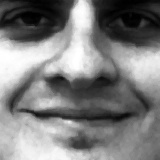
#> input picture w3/hr/1b.jpg, 160 x 160 px; its folder holds only this picture in this run
$ python '下采样_上采样.py'
#> lines starting #> are read from the running program, lines starting #| are printed output that depends on the picture
import cv2
import os

def downsample_image(image, scale_factor):
    # 获取图像的原始高度和宽度
    height, width = image.shape[:2]
    # 计算下采样后的高度和宽度
    new_height = int(height * scale_factor)
    new_width = int(width * scale_factor)
    # 进行下采样
    downsampled_image = cv2.resize(image, (new_width, new_height), interpolation=cv2.INTER_NEAREST)
    return downsampled_image

def upsample_image(image, scale_factor):
    # 获取图像的原始高度和宽度
    height, width = image.shape[:2]
    # 计算上采样后的高度和宽度
    new_height = int(height * scale_factor)
    new_width = int(width * scale_factor)
    # 进行上采样，使用 cv2.INTER_NEAREST 插值方法
    upsampled_image = cv2.resize(image, (new_width, new_height), interpolation=cv2.INTER_NEAREST)
    return upsampled_image
def crop_image(image, target_size=120):
    height, width = image.shape[:2]
    # 确保图像足够大以进行裁剪
    if height < target_size or width < target_size:
        print("图像尺寸太小，无法裁剪成 150x150。")
        return None
    # 计算裁剪的起始位置，这里从图像中心裁剪
    start_x = (width - target_size) // 2
    start_y = (height - target_size) // 2
    end_x = start_x + target_size
    end_y = start_y + target_size
    # 裁剪图像
    cropped_image = image[start_y:end_y, start_x:end_x]
    return cropped_image
if __name__ == "__main__":
    # 输入文件夹路径，包含待处理的图像
    input_folder = "hr/"
    # 输出文件夹路径，用于保存上采样后的图像
    output_folder = "lr_train/"
    output_folder_hr = "hr_train/"
    # 如果输出文件夹不存在，则创建它
    os.makedirs(output_folder,exist_ok=True)
    os.makedirs(output_folder_hr,exist_ok=True)

    # 下采样的缩放因子，这里设置为 0.25 表示将图像的尺寸缩小为原来的四分之一
    scale_factor = 1/4
    # 遍历输入文件夹中的所有文件
    for filename in os.listdir(input_folder):
        if filename.endswith(('.png', '.jpg', '.jpeg')):
            # 构建完整的图像文件路径
            image_path = os.path.join(input_folder, filename)
            # 读取图像
            image = cv2.imread(image_path)
#> image is the input picture: shape (160, 160, 3); min 0, max 255, mean 125.8
            if image is not None:
                # 进行下采样
                cropped_image = crop_image(image)
#> in crop_image, `cropped_image = image[start_y:end_y, start_x:end_x]`:
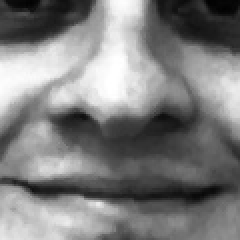
#> cropped_image: shape (120, 120, 3) (shown 2 times larger); min 1, max 255, mean 125.9
                down_img = downsample_image(cropped_image, scale_factor)
#> in downsample_image, `downsampled_image = cv2.resize(image, (new_width, new_height), interpo..`:
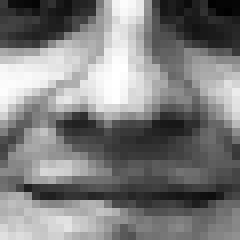
#> downsampled_image: shape (30, 30, 3) (shown 8 times larger); min 1, max 255, mean 125.6
                # 进行上采样
                up_img = upsample_image(down_img, 1/scale_factor)
                # 构建输出图像的完整路径
                output_path = os.path.join(output_folder, filename)
                output_path_hr = os.path.join(output_folder_hr, filename)
                # 保存上采样后的图像
                cv2.imwrite(output_path, up_img)
                cv2.imwrite(output_path_hr, cropped_image)
                print(f"处理并保存了 {filename}")
            else:
                print(f"无法读取图像: {image_path}")

$ run again, on w3/hr/2b.jpg
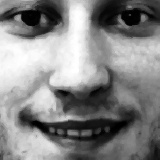
#> input picture w3/hr/2b.jpg, 160 x 160 px
#> image is the input picture: shape (160, 160, 3); min 0, max 255, mean 133.5
#> in crop_image, `cropped_image = image[start_y:end_y, start_x:end_x]`:
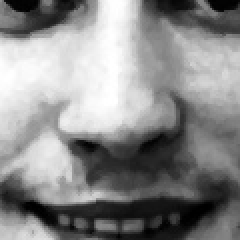
#> cropped_image: shape (120, 120, 3) (shown 2 times larger); min 0, max 255, mean 137.7
#> in downsample_image, `downsampled_image = cv2.resize(image, (new_width, new_height), interpo..`:
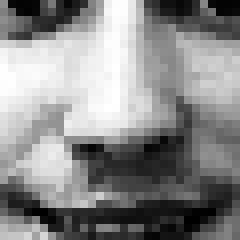
#> downsampled_image: shape (30, 30, 3) (shown 8 times larger); min 0, max 255, mean 137.8

$ run again, on w3/hr/3b.jpg
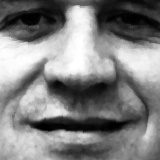
#> input picture w3/hr/3b.jpg, 160 x 160 px
#> image is the input picture: shape (160, 160, 3); min 0, max 255, mean 128
#> in crop_image, `cropped_image = image[start_y:end_y, start_x:end_x]`:
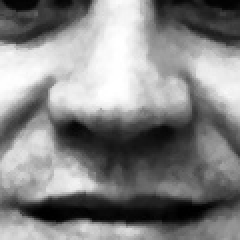
#> cropped_image: shape (120, 120, 3) (shown 2 times larger); min 0, max 255, mean 132.2
#> in downsample_image, `downsampled_image = cv2.resize(image, (new_width, new_height), interpo..`:
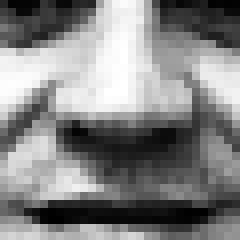
#> downsampled_image: shape (30, 30, 3) (shown 8 times larger); min 0, max 255, mean 131.6
